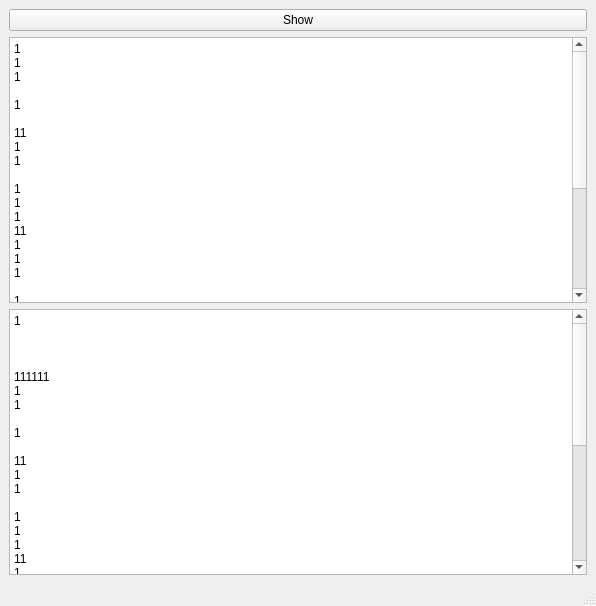
<?xml version="1.0" encoding="UTF-8"?>
<ui version="4.0">
 <class>MainWindow</class>
 <widget class="QMainWindow" name="MainWindow">
  <property name="geometry">
   <rect>
    <x>0</x>
    <y>0</y>
    <width>596</width>
    <height>606</height>
   </rect>
  </property>
  <property name="windowTitle">
   <string>MainWindow</string>
  </property>
  <widget class="QWidget" name="centralwidget">
   <layout class="QVBoxLayout" name="verticalLayout">
    <item>
     <widget class="QPushButton" name="pushButton">
      <property name="text">
       <string>Show</string>
      </property>
     </widget>
    </item>
    <item>
     <widget class="QTextEdit" name="textEdit">
      <property name="html">
       <string>&lt;!DOCTYPE HTML PUBLIC &quot;-//W3C//DTD HTML 4.0//EN&quot; &quot;http://www.w3.org/TR/REC-html40/strict.dtd&quot;&gt;
&lt;html&gt;&lt;head&gt;&lt;meta name=&quot;qrichtext&quot; content=&quot;1&quot; /&gt;&lt;style type=&quot;text/css&quot;&gt;
p, li { white-space: pre-wrap; }
&lt;/style&gt;&lt;/head&gt;&lt;body style=&quot; font-family:'SimSun'; font-size:9pt; font-weight:400; font-style:normal;&quot;&gt;
&lt;p style=&quot; margin-top:0px; margin-bottom:0px; margin-left:0px; margin-right:0px; -qt-block-indent:0; text-indent:0px;&quot;&gt;1&lt;/p&gt;
&lt;p style=&quot; margin-top:0px; margin-bottom:0px; margin-left:0px; margin-right:0px; -qt-block-indent:0; text-indent:0px;&quot;&gt;1&lt;/p&gt;
&lt;p style=&quot; margin-top:0px; margin-bottom:0px; margin-left:0px; margin-right:0px; -qt-block-indent:0; text-indent:0px;&quot;&gt;1&lt;/p&gt;
&lt;p style=&quot;-qt-paragraph-type:empty; margin-top:0px; margin-bottom:0px; margin-left:0px; margin-right:0px; -qt-block-indent:0; text-indent:0px;&quot;&gt;&lt;br /&gt;&lt;/p&gt;
&lt;p style=&quot; margin-top:0px; margin-bottom:0px; margin-left:0px; margin-right:0px; -qt-block-indent:0; text-indent:0px;&quot;&gt;1&lt;/p&gt;
&lt;p style=&quot;-qt-paragraph-type:empty; margin-top:0px; margin-bottom:0px; margin-left:0px; margin-right:0px; -qt-block-indent:0; text-indent:0px;&quot;&gt;&lt;br /&gt;&lt;/p&gt;
&lt;p style=&quot; margin-top:0px; margin-bottom:0px; margin-left:0px; margin-right:0px; -qt-block-indent:0; text-indent:0px;&quot;&gt;11&lt;/p&gt;
&lt;p style=&quot; margin-top:0px; margin-bottom:0px; margin-left:0px; margin-right:0px; -qt-block-indent:0; text-indent:0px;&quot;&gt;1&lt;/p&gt;
&lt;p style=&quot; margin-top:0px; margin-bottom:0px; margin-left:0px; margin-right:0px; -qt-block-indent:0; text-indent:0px;&quot;&gt;1&lt;/p&gt;
&lt;p style=&quot;-qt-paragraph-type:empty; margin-top:0px; margin-bottom:0px; margin-left:0px; margin-right:0px; -qt-block-indent:0; text-indent:0px;&quot;&gt;&lt;br /&gt;&lt;/p&gt;
&lt;p style=&quot; margin-top:0px; margin-bottom:0px; margin-left:0px; margin-right:0px; -qt-block-indent:0; text-indent:0px;&quot;&gt;1&lt;/p&gt;
&lt;p style=&quot; margin-top:0px; margin-bottom:0px; margin-left:0px; margin-right:0px; -qt-block-indent:0; text-indent:0px;&quot;&gt;1&lt;/p&gt;
&lt;p style=&quot; margin-top:0px; margin-bottom:0px; margin-left:0px; margin-right:0px; -qt-block-indent:0; text-indent:0px;&quot;&gt;1&lt;/p&gt;
&lt;p style=&quot; margin-top:0px; margin-bottom:0px; margin-left:0px; margin-right:0px; -qt-block-indent:0; text-indent:0px;&quot;&gt;11&lt;/p&gt;
&lt;p style=&quot; margin-top:0px; margin-bottom:0px; margin-left:0px; margin-right:0px; -qt-block-indent:0; text-indent:0px;&quot;&gt;1&lt;/p&gt;
&lt;p style=&quot; margin-top:0px; margin-bottom:0px; margin-left:0px; margin-right:0px; -qt-block-indent:0; text-indent:0px;&quot;&gt;1&lt;/p&gt;
&lt;p style=&quot; margin-top:0px; margin-bottom:0px; margin-left:0px; margin-right:0px; -qt-block-indent:0; text-indent:0px;&quot;&gt;1&lt;/p&gt;
&lt;p style=&quot;-qt-paragraph-type:empty; margin-top:0px; margin-bottom:0px; margin-left:0px; margin-right:0px; -qt-block-indent:0; text-indent:0px;&quot;&gt;&lt;br /&gt;&lt;/p&gt;
&lt;p style=&quot; margin-top:0px; margin-bottom:0px; margin-left:0px; margin-right:0px; -qt-block-indent:0; text-indent:0px;&quot;&gt;1&lt;/p&gt;
&lt;p style=&quot; margin-top:0px; margin-bottom:0px; margin-left:0px; margin-right:0px; -qt-block-indent:0; text-indent:0px;&quot;&gt;1&lt;/p&gt;
&lt;p style=&quot; margin-top:0px; margin-bottom:0px; margin-left:0px; margin-right:0px; -qt-block-indent:0; text-indent:0px;&quot;&gt;1&lt;/p&gt;
&lt;p style=&quot; margin-top:0px; margin-bottom:0px; margin-left:0px; margin-right:0px; -qt-block-indent:0; text-indent:0px;&quot;&gt;11&lt;/p&gt;
&lt;p style=&quot; margin-top:0px; margin-bottom:0px; margin-left:0px; margin-right:0px; -qt-block-indent:0; text-indent:0px;&quot;&gt;1&lt;/p&gt;
&lt;p style=&quot; margin-top:0px; margin-bottom:0px; margin-left:0px; margin-right:0px; -qt-block-indent:0; text-indent:0px;&quot;&gt;1&lt;/p&gt;
&lt;p style=&quot; margin-top:0px; margin-bottom:0px; margin-left:0px; margin-right:0px; -qt-block-indent:0; text-indent:0px;&quot;&gt;1&lt;/p&gt;
&lt;p style=&quot; margin-top:0px; margin-bottom:0px; margin-left:0px; margin-right:0px; -qt-block-indent:0; text-indent:0px;&quot;&gt;1&lt;/p&gt;
&lt;p style=&quot; margin-top:0px; margin-bottom:0px; margin-left:0px; margin-right:0px; -qt-block-indent:0; text-indent:0px;&quot;&gt;1&lt;/p&gt;
&lt;p style=&quot; margin-top:0px; margin-bottom:0px; margin-left:0px; margin-right:0px; -qt-block-indent:0; text-indent:0px;&quot;&gt;1&lt;/p&gt;
&lt;p style=&quot; margin-top:0px; margin-bottom:0px; margin-left:0px; margin-right:0px; -qt-block-indent:0; text-indent:0px;&quot;&gt;1&lt;/p&gt;
&lt;p style=&quot; margin-top:0px; margin-bottom:0px; margin-left:0px; margin-right:0px; -qt-block-indent:0; text-indent:0px;&quot;&gt;1&lt;/p&gt;
&lt;p style=&quot;-qt-paragraph-type:empty; margin-top:0px; margin-bottom:0px; margin-left:0px; margin-right:0px; -qt-block-indent:0; text-indent:0px;&quot;&gt;&lt;br /&gt;&lt;/p&gt;
&lt;p style=&quot; margin-top:0px; margin-bottom:0px; margin-left:0px; margin-right:0px; -qt-block-indent:0; text-indent:0px;&quot;&gt;1&lt;/p&gt;&lt;/body&gt;&lt;/html&gt;</string>
      </property>
     </widget>
    </item>
    <item>
     <widget class="QTextEdit" name="textEdit_2">
      <property name="html">
       <string>&lt;!DOCTYPE HTML PUBLIC &quot;-//W3C//DTD HTML 4.0//EN&quot; &quot;http://www.w3.org/TR/REC-html40/strict.dtd&quot;&gt;
&lt;html&gt;&lt;head&gt;&lt;meta name=&quot;qrichtext&quot; content=&quot;1&quot; /&gt;&lt;style type=&quot;text/css&quot;&gt;
p, li { white-space: pre-wrap; }
&lt;/style&gt;&lt;/head&gt;&lt;body style=&quot; font-family:'SimSun'; font-size:9pt; font-weight:400; font-style:normal;&quot;&gt;
&lt;p style=&quot; margin-top:0px; margin-bottom:0px; margin-left:0px; margin-right:0px; -qt-block-indent:0; text-indent:0px;&quot;&gt;1																												111111&lt;/p&gt;
&lt;p style=&quot; margin-top:0px; margin-bottom:0px; margin-left:0px; margin-right:0px; -qt-block-indent:0; text-indent:0px;&quot;&gt;1&lt;/p&gt;
&lt;p style=&quot; margin-top:0px; margin-bottom:0px; margin-left:0px; margin-right:0px; -qt-block-indent:0; text-indent:0px;&quot;&gt;1&lt;/p&gt;
&lt;p style=&quot;-qt-paragraph-type:empty; margin-top:0px; margin-bottom:0px; margin-left:0px; margin-right:0px; -qt-block-indent:0; text-indent:0px;&quot;&gt;&lt;br /&gt;&lt;/p&gt;
&lt;p style=&quot; margin-top:0px; margin-bottom:0px; margin-left:0px; margin-right:0px; -qt-block-indent:0; text-indent:0px;&quot;&gt;1&lt;/p&gt;
&lt;p style=&quot;-qt-paragraph-type:empty; margin-top:0px; margin-bottom:0px; margin-left:0px; margin-right:0px; -qt-block-indent:0; text-indent:0px;&quot;&gt;&lt;br /&gt;&lt;/p&gt;
&lt;p style=&quot; margin-top:0px; margin-bottom:0px; margin-left:0px; margin-right:0px; -qt-block-indent:0; text-indent:0px;&quot;&gt;11&lt;/p&gt;
&lt;p style=&quot; margin-top:0px; margin-bottom:0px; margin-left:0px; margin-right:0px; -qt-block-indent:0; text-indent:0px;&quot;&gt;1&lt;/p&gt;
&lt;p style=&quot; margin-top:0px; margin-bottom:0px; margin-left:0px; margin-right:0px; -qt-block-indent:0; text-indent:0px;&quot;&gt;1&lt;/p&gt;
&lt;p style=&quot;-qt-paragraph-type:empty; margin-top:0px; margin-bottom:0px; margin-left:0px; margin-right:0px; -qt-block-indent:0; text-indent:0px;&quot;&gt;&lt;br /&gt;&lt;/p&gt;
&lt;p style=&quot; margin-top:0px; margin-bottom:0px; margin-left:0px; margin-right:0px; -qt-block-indent:0; text-indent:0px;&quot;&gt;1&lt;/p&gt;
&lt;p style=&quot; margin-top:0px; margin-bottom:0px; margin-left:0px; margin-right:0px; -qt-block-indent:0; text-indent:0px;&quot;&gt;1&lt;/p&gt;
&lt;p style=&quot; margin-top:0px; margin-bottom:0px; margin-left:0px; margin-right:0px; -qt-block-indent:0; text-indent:0px;&quot;&gt;1&lt;/p&gt;
&lt;p style=&quot; margin-top:0px; margin-bottom:0px; margin-left:0px; margin-right:0px; -qt-block-indent:0; text-indent:0px;&quot;&gt;11&lt;/p&gt;
&lt;p style=&quot; margin-top:0px; margin-bottom:0px; margin-left:0px; margin-right:0px; -qt-block-indent:0; text-indent:0px;&quot;&gt;1&lt;/p&gt;
&lt;p style=&quot; margin-top:0px; margin-bottom:0px; margin-left:0px; margin-right:0px; -qt-block-indent:0; text-indent:0px;&quot;&gt;1&lt;/p&gt;
&lt;p style=&quot; margin-top:0px; margin-bottom:0px; margin-left:0px; margin-right:0px; -qt-block-indent:0; text-indent:0px;&quot;&gt;1&lt;/p&gt;
&lt;p style=&quot;-qt-paragraph-type:empty; margin-top:0px; margin-bottom:0px; margin-left:0px; margin-right:0px; -qt-block-indent:0; text-indent:0px;&quot;&gt;&lt;br /&gt;&lt;/p&gt;
&lt;p style=&quot; margin-top:0px; margin-bottom:0px; margin-left:0px; margin-right:0px; -qt-block-indent:0; text-indent:0px;&quot;&gt;1&lt;/p&gt;
&lt;p style=&quot; margin-top:0px; margin-bottom:0px; margin-left:0px; margin-right:0px; -qt-block-indent:0; text-indent:0px;&quot;&gt;1&lt;/p&gt;
&lt;p style=&quot; margin-top:0px; margin-bottom:0px; margin-left:0px; margin-right:0px; -qt-block-indent:0; text-indent:0px;&quot;&gt;1&lt;/p&gt;
&lt;p style=&quot; margin-top:0px; margin-bottom:0px; margin-left:0px; margin-right:0px; -qt-block-indent:0; text-indent:0px;&quot;&gt;11					111&lt;/p&gt;
&lt;p style=&quot; margin-top:0px; margin-bottom:0px; margin-left:0px; margin-right:0px; -qt-block-indent:0; text-indent:0px;&quot;&gt;1&lt;/p&gt;
&lt;p style=&quot; margin-top:0px; margin-bottom:0px; margin-left:0px; margin-right:0px; -qt-block-indent:0; text-indent:0px;&quot;&gt;1&lt;/p&gt;
&lt;p style=&quot; margin-top:0px; margin-bottom:0px; margin-left:0px; margin-right:0px; -qt-block-indent:0; text-indent:0px;&quot;&gt;1&lt;/p&gt;
&lt;p style=&quot; margin-top:0px; margin-bottom:0px; margin-left:0px; margin-right:0px; -qt-block-indent:0; text-indent:0px;&quot;&gt;1&lt;/p&gt;
&lt;p style=&quot; margin-top:0px; margin-bottom:0px; margin-left:0px; margin-right:0px; -qt-block-indent:0; text-indent:0px;&quot;&gt;1&lt;/p&gt;
&lt;p style=&quot; margin-top:0px; margin-bottom:0px; margin-left:0px; margin-right:0px; -qt-block-indent:0; text-indent:0px;&quot;&gt;1&lt;/p&gt;
&lt;p style=&quot; margin-top:0px; margin-bottom:0px; margin-left:0px; margin-right:0px; -qt-block-indent:0; text-indent:0px;&quot;&gt;1&lt;/p&gt;
&lt;p style=&quot; margin-top:0px; margin-bottom:0px; margin-left:0px; margin-right:0px; -qt-block-indent:0; text-indent:0px;&quot;&gt;1&lt;/p&gt;
&lt;p style=&quot;-qt-paragraph-type:empty; margin-top:0px; margin-bottom:0px; margin-left:0px; margin-right:0px; -qt-block-indent:0; text-indent:0px;&quot;&gt;&lt;br /&gt;&lt;/p&gt;
&lt;p style=&quot; margin-top:0px; margin-bottom:0px; margin-left:0px; margin-right:0px; -qt-block-indent:0; text-indent:0px;&quot;&gt;1&lt;/p&gt;&lt;/body&gt;&lt;/html&gt;</string>
      </property>
     </widget>
    </item>
   </layout>
  </widget>
  <widget class="QMenuBar" name="menubar">
   <property name="geometry">
    <rect>
     <x>0</x>
     <y>0</y>
     <width>596</width>
     <height>23</height>
    </rect>
   </property>
  </widget>
  <widget class="QStatusBar" name="statusbar"/>
 </widget>
 <resources/>
 <connections/>
</ui>
